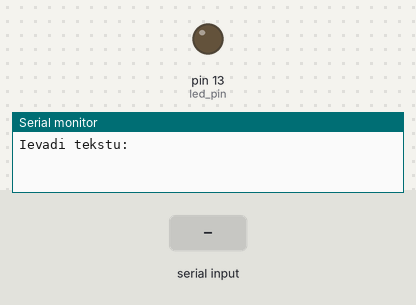
This sketch was run on a simulated Arduino Uno, built with avr-gcc and run on an emulated ATmega328P. Parts: output pins drawn as LEDs (lit = HIGH), the last lines printed to the serial monitor. The test bench sets the inputs (shaded band).

Above: at 1.2 s.
1.3 s: "1\n" received over Serial
At 2.45 s:
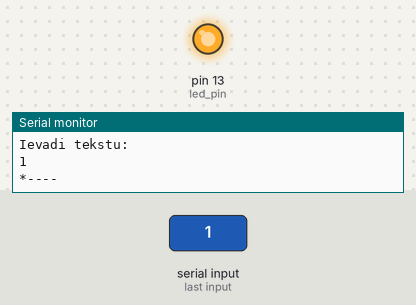
4.3 s: "0\n" received over Serial
Timing chart, 0 to 10.9 s (numbered marks = the images above; inputs shaded):
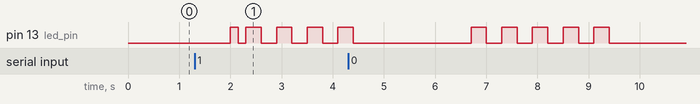

The sketch:

MorseCodeSimple.ino
```cpp
int led_pin=13;
int a = 0;
int i = 0;
String inputText = "";
char lettersSmall[] = {'a', 'b', 'c', 'd', 'e', 'f', 'g', 'h', 'i', 'j', 'k', 'l', 'm', 'n', 'o', 'p', 'q', 'r', 's', 't', 'u', 'v', 'w', 'x', 'y', 'z'};
char lettersBig[] = {'A', 'B', 'C', 'D', 'E', 'F', 'G', 'H', 'I', 'J', 'K', 'L', 'M', 'N', 'O', 'P', 'Q', 'R', 'S', 'T', 'U', 'V', 'W', 'X', 'Y', 'Z'};
char numbers[] = {'0','1','2','3','4', '5', '6', '7','8','9'};
String lettersMorse[] = {"*-","-***","-*-*","-**","*","**-*","--*","****","**","*---","-*-","*-**","--","-*","---","*--*","--*-","*-*","***","-","**-","***-","*--","-**-","-*--","--**"};
String numbersMorse[] = {"-----","*----","**---","***--","****-","*****","-****", "--***", "---**", "----*"};
void setup() {
pinMode(led_pin,OUTPUT);
Serial.begin(9600);
//Serial.println("Ievadi tekstu:");
}

void loop()

{
  if(Serial.available()){
    inputText = Serial.readStringUntil('\n');
    Serial.println(inputText);
    for (int j = 0; j < inputText.length(); j++) {
      for (int i = 0; i < 26; i++) {
        if(inputText.charAt(j)==lettersSmall[i]||inputText.charAt(j)==lettersBig[i]){
            Serial.println(lettersMorse[i]);
            convertToMorse(lettersMorse[i]);
            }
        }
        for (int n = 0; n < 9; n++){
                if(inputText.charAt(j)==numbers[n]){
          Serial.println(numbersMorse[n]);
          convertToMorse(numbersMorse[n]);
                }
        }
    }
}


Serial.println("Ievadi tekstu:");
delay(2000);

}

void convertToMorse(String string) {
        for (int a = 0; a < string.length(); a++) {
            if(string.charAt(a)==('*')){
//                Serial.println("īss");
                iss();
            } else if(string.charAt(a)=='-'){
//                Serial.println("garš");
                garsh();
        }
    }
}

void writeMorse(int d){
//  Serial.println(d);
  digitalWrite(led_pin,HIGH);
  delay(d);

  digitalWrite(led_pin,LOW);
  delay(d);
}

void iss(){
  writeMorse(150);
}

void garsh(){
  writeMorse(300);
}
```

Measured:
- after the input at 1.3 s, pin 13 (led_pin): goes HIGH 0.15 s, LOW 0.15 s, 3 × (HIGH 0.30 s, LOW 0.30 s), then HIGH, starting after 0.70 s
